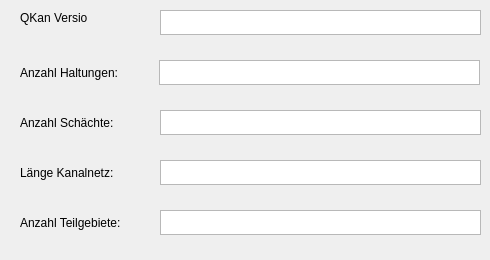
<?xml version="1.0" encoding="UTF-8"?>
<ui version="4.0">
 <class>dbAdaptDialogBase</class>
 <widget class="QDialog" name="dbAdaptDialogBase">
  <property name="geometry">
   <rect>
    <x>0</x>
    <y>0</y>
    <width>490</width>
    <height>260</height>
   </rect>
  </property>
  <property name="minimumSize">
   <size>
    <width>490</width>
    <height>260</height>
   </size>
  </property>
  <property name="font">
   <font>
    <family>Tahoma</family>
   </font>
  </property>
  <property name="windowTitle">
   <string>Informationen</string>
  </property>
  <widget class="QLabel" name="label_2">
   <property name="geometry">
    <rect>
     <x>20</x>
     <y>60</y>
     <width>131</width>
     <height>25</height>
    </rect>
   </property>
   <property name="maximumSize">
    <size>
     <width>16777215</width>
     <height>25</height>
    </size>
   </property>
   <property name="text">
    <string>Anzahl Haltungen:</string>
   </property>
  </widget>
  <widget class="QTextBrowser" name="textBrowser_3">
   <property name="geometry">
    <rect>
     <x>159</x>
     <y>60</y>
     <width>321</width>
     <height>25</height>
    </rect>
   </property>
   <property name="maximumSize">
    <size>
     <width>16777215</width>
     <height>25</height>
    </size>
   </property>
  </widget>
  <widget class="QLabel" name="label_3">
   <property name="geometry">
    <rect>
     <x>20</x>
     <y>110</y>
     <width>101</width>
     <height>25</height>
    </rect>
   </property>
   <property name="maximumSize">
    <size>
     <width>16777215</width>
     <height>25</height>
    </size>
   </property>
   <property name="text">
    <string>Anzahl Schächte:</string>
   </property>
  </widget>
  <widget class="QTextBrowser" name="textBrowser_4">
   <property name="geometry">
    <rect>
     <x>160</x>
     <y>110</y>
     <width>321</width>
     <height>25</height>
    </rect>
   </property>
   <property name="maximumSize">
    <size>
     <width>16777215</width>
     <height>25</height>
    </size>
   </property>
  </widget>
  <widget class="QTextBrowser" name="textBrowser_5">
   <property name="geometry">
    <rect>
     <x>160</x>
     <y>160</y>
     <width>321</width>
     <height>25</height>
    </rect>
   </property>
   <property name="maximumSize">
    <size>
     <width>16777215</width>
     <height>25</height>
    </size>
   </property>
  </widget>
  <widget class="QLabel" name="label_4">
   <property name="geometry">
    <rect>
     <x>20</x>
     <y>160</y>
     <width>111</width>
     <height>25</height>
    </rect>
   </property>
   <property name="maximumSize">
    <size>
     <width>16777215</width>
     <height>25</height>
    </size>
   </property>
   <property name="text">
    <string>Länge Kanalnetz:</string>
   </property>
  </widget>
  <widget class="QTextBrowser" name="textBrowser_6">
   <property name="geometry">
    <rect>
     <x>160</x>
     <y>210</y>
     <width>321</width>
     <height>25</height>
    </rect>
   </property>
   <property name="maximumSize">
    <size>
     <width>16777215</width>
     <height>25</height>
    </size>
   </property>
  </widget>
  <widget class="QLabel" name="label_5">
   <property name="geometry">
    <rect>
     <x>20</x>
     <y>210</y>
     <width>111</width>
     <height>25</height>
    </rect>
   </property>
   <property name="maximumSize">
    <size>
     <width>16777215</width>
     <height>25</height>
    </size>
   </property>
   <property name="text">
    <string>Anzahl Teilgebiete:</string>
   </property>
  </widget>
  <widget class="QLabel" name="label">
   <property name="geometry">
    <rect>
     <x>20</x>
     <y>10</y>
     <width>68</width>
     <height>16</height>
    </rect>
   </property>
   <property name="maximumSize">
    <size>
     <width>16777215</width>
     <height>25</height>
    </size>
   </property>
   <property name="text">
    <string>QKan Version:</string>
   </property>
  </widget>
  <widget class="QTextBrowser" name="textBrowser_2">
   <property name="geometry">
    <rect>
     <x>160</x>
     <y>10</y>
     <width>321</width>
     <height>25</height>
    </rect>
   </property>
   <property name="maximumSize">
    <size>
     <width>16777215</width>
     <height>25</height>
    </size>
   </property>
  </widget>
 </widget>
 <resources/>
 <connections/>
</ui>
